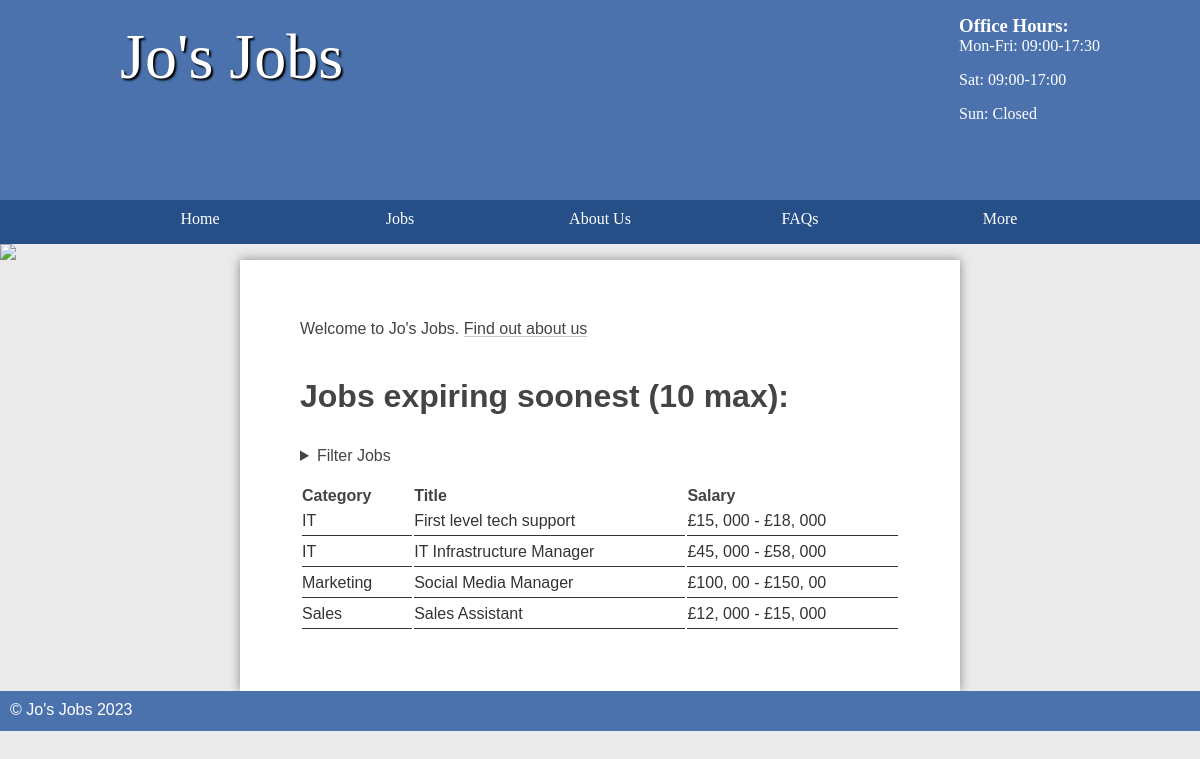
The page /jobs/public/index.php on the database its author committed.
### tables this page shows
CREATE TABLE `job` (
  `id` int(11) NOT NULL AUTO_INCREMENT,
  `title` varchar(45) DEFAULT NULL,
  `description` longblob DEFAULT NULL,
  `salary` varchar(45) DEFAULT NULL,
  `closingDate` date DEFAULT NULL,
  `categoryId` int(11) DEFAULT NULL,
  `location` varchar(255) DEFAULT NULL,
  `archived` tinyint(1) DEFAULT 0,
  `accountId` int(11) DEFAULT NULL,
  PRIMARY KEY (`id`)
);

CREATE TABLE `category` (
  `id` int(11) NOT NULL AUTO_INCREMENT,
  `name` varchar(45) DEFAULT NULL,
  PRIMARY KEY (`id`)
);

### jobs/classes/page.php (called while the page is built, shortened)
<?php
class Page {
    public function createHead($title = "Home") {
        require (strpos($_SERVER['REQUEST_URI'], '/admin') === 0 ? '../../' : '../') . 'templates/top-section.html.php';
    }
}

### jobs/classes/database.php (called while the page is built, shortened)
<?php
class Database extends stdClass {
    public function __construct($user = "student", $password = "student", $dbname = "job", $host = "mysql") {
        $this->pdo = new PDO("mysql:host=$host;dbname=$dbname", $user, $password);
    }
    public function __get($name) {
        return $this->$name;
    }
}

### jobs/classes/table.php (called while the page is built, shortened)
<?php
class Table {
    private $pdo;
    private $table;
    public function __construct($pdoInstance, $table) {
        $this->pdo = $pdoInstance;
        $this->table = $table;
    }
    public function select(array|string $binds = [], array|string $items = '*') {
        return $this->selector($binds, $items)->fetch();
    }
    public function search(array $binds, array $additionalBinds = []) {
        $query = "SELECT * FROM $this->table WHERE ";
        foreach ($binds as $key => $value)
            $query .= "$key LIKE :$key AND ";
        $query = substr($query, 0, -5);
        $query = $this->combine($additionalBinds, $query, 'AND');
        $statement = $this->bind($binds, $query, $additionalBinds);
        $statement->execute();
        return $statement->fetchAll();
    }
    private function combine($binds, $query, $keyword, $debugMode = false): string {
        if (is_string($binds))
            $query .= " $binds ";
        else if (!empty($binds)) {
            $query .= " $keyword ";
            foreach ($binds as $key => $value)
                $query .= is_int($key) ? " $value " : " $key = :$key ";
        }
        return $query;
    }
    private function bindAndExecute($binds, $query, $values = [], $keyword = 'WHERE', $debugMode = false) {
        $query = $this->combine($binds, $query, $keyword, $debugMode);
        $statement = $this->pdo->prepare($query);
        if (is_array($binds))
            foreach ($binds as $key => $value)
                if (!is_int($key))
                    $statement->bindValue($key, $value);
        $statement->execute();
        return $statement;
    }
    private function selector($binds, $items) {
        $query = "SELECT ";
        $query .= "$items FROM $this->table";
        $statement = $this->bindAndExecute($binds, $query);
        return $statement;
    }
    private function bind($binds, $query, $additionalBinds = []){
        $statement = $this->pdo->prepare($query);
        foreach ($binds as $key => $value)
            $statement->bindValue($key, $value);
        foreach ($additionalBinds as $key => $value)
            if (!is_int($key))
                $statement->bindValue($key, $value);
        return $statement;
    }
}

### jobs/public/index.php (the view, shortened to what this page needs)
<?php
require_once "../utils/utils.php";
$page->createHead();
?>
<main class="home padded">
	<p>Welcome to Jo's Jobs. <a href="/about.php" class="link">Find out about us</a></p>
	<h2 style="margin-top: 40px;">Jobs expiring soonest (10 max):</h2>
	<div class="tablemenu">
		<?php require '../templates/jobfilter.html.php'; ?>
	</div>
	<table>
		<thead>
			<tr>
				<th>Category</th>
				<th>Title</th>
				<th>Salary</th>
			</tr>
		</thead>
		<tbody>
			<?php
			$binds = ['archived' => 0, 'and', 'closingDate', '>', date('Y-m-d')];
			$binds[] = 'order by closingDate asc limit 10';
			$jobs = $db->job->search(['location' => $location ? "%$location%" : "%"], $binds);
			foreach ($jobs as $job) {
				$category = $db->category->select(['id' => $job['categoryId']]);
			?>
				<tr>
					<td><a href="/jobs.php?jobId=<?= $job['id'] ?>"><?= $category['name'] ?></td></a>
					<td><a href="/jobs.php?jobId=<?= $job['id'] ?>"><?= $job['title'] ?></td></a>
					<td><a href="/jobs.php?jobId=<?= $job['id'] ?>"><?= is_numeric(substr($job['salary'], 0, 1)) ? '£' . $job['salary'] : $job['salary'] ?></td></a>
				</tr>
			<?php } ?>
		</tbody>
	</table>
</main>
<?php include '../templates/footer.html.php'; ?>

### jobs/templates/top-section.html.php (shortened to what this page needs)
<!DOCTYPE html>
<html>
<head>
    <link rel="stylesheet" href="/styles.css" />
</head>
<header>
    <section>
        <aside>
            <h3>Office Hours:</h3>
            <p>Mon-Fri: 09:00-17:30</p>
            <p>Sat: 09:00-17:00</p>
            <p>Sun: Closed</p>
        </aside>
        <h1>Jo's Jobs</h1>
    </section>
</header>
<nav>
    <ul>
        <li><a href="/">Home</a></li>
        <li>
            <a href="/index.php">Jobs</a>
            <div class="menudropdown">
                <section>
                    <h3>Category</h3>
                </section>
                <section>
                    <h3>Location</h3>
                </section>
            </div>
        </li>
        <li><a href="/about.php">About Us</a></li>
        <li><a href="/faqs.php">FAQs</a></li>
        <li>
            <a>More</a>
        </li>
    </ul>
</nav>
<img src="/images/randombanner.php" />

### jobs/templates/jobfilter.html.php (shortened to what this page needs)
<?php
$location = $_POST['location'] ?? $_GET['location'] ?? null;
?>
<details class="filter">
    <summary>Filter Jobs</summary>
</details>

### jobs/templates/footer.html.php
<footer>
    &copy; Jo's Jobs 2023
</footer>

### jobs/public/styles.css (style rules this page uses)
* { margin: 0; padding: 0; box-sizing: border-box; }
html { font-family: 'Oxygen-Regular', verdana, sans-serif; }
header { background-color: #4b72ad; color: white; height: 200px; }
header aside { float: right; margin-top: 15px; }
header section { width: 1000px; display: block; margin: auto; }
header h1 { float: left; margin-left: 20px; }
nav { width: 100%; background-color: #264f87; overflow: auto; }
body>img { width: 100%; display: block; }
nav ul { width: 1000px; margin: auto; display: flex; list-style-type: none; }
nav ul li { width: 25%; float: left; overflow: auto; text-align: center; }
nav li { color: white; padding-top: 10px; display: block; }
nav li a { color: white; text-decoration: none }
a:not([href]) { cursor: default; }
main a { color: #333; }
nav { font-family: 'Oxygen-Regular'; }
header section { display: block; font-family: 'Oxygen-Regular', cursive; }
header h1 { font-weight: normal; }
h1 { font-size: 4em; color: white; text-align: center; padding-top: 20px; text-shadow: 2px 2px 2px #000; }
main { min-height: 50vh; background-color: #fff; width: 70vw; display: table; margin: auto; box-shadow: 0px 0px 10px #888; color: #444; }
footer { min-height: 5vh; color: white; }
main h2 { font-size: 2em; margin-top: 20px; }
main.padded { padding: 5vw; width: 60vw; }
p, li, h2 { margin-bottom: 1em; }
footer { background-color: #4b72ad; padding: 10px; color: white; }
table { width: 100%; margin-top: 20px; }
td { padding: 5px; border-bottom: 1px solid #333; }
thead th { text-align: left; }
table td { padding-left: 0; }
main.home table tbody>tr>td>a { display: flex; }
.link { all: unset; cursor: pointer; }
:is(section a, .link) { text-decoration: underline #44444447; text-underline-offset: 2px; transition: text-decoration-color, color 0.2s; }
table td :is(a, .link) { text-decoration: none; }
.tablemenu, .tablemenu>details { display: flex; justify-content: space-between; }
.tablemenu>details>summary { margin-right: 5px; }
.menudropdown, li>details>summary+div { max-height: 400px; position: absolute; overflow: hidden; background-color: #264f87; transition: max-height .5s; display: flex; padding: 0 3em 1em 3em; gap: 30px; }
.menudropdown h3 { float: none; text-align: left; width: auto; padding-bottom: 5px; font-size: 80%; opacity: .4; padding-top: 15px; padding-bottom: 1em; }
.menudropdown>section>h3 { margin: 10px 0; }
details>summary { cursor: pointer; }

### rows shown on the page
job: categoryId.name "IT", title "First level tech support", salary "£15, 000 - £18, 000"
job: categoryId.name "IT", title "IT Infrastructure Manager", salary "£45, 000 - £58, 000"
job: categoryId.name "Marketing", title "Social Media Manager", salary "£100, 00 - £150, 00"
job: categoryId.name "Sales", title "Sales Assistant", salary "£12, 000 - £15, 000"
